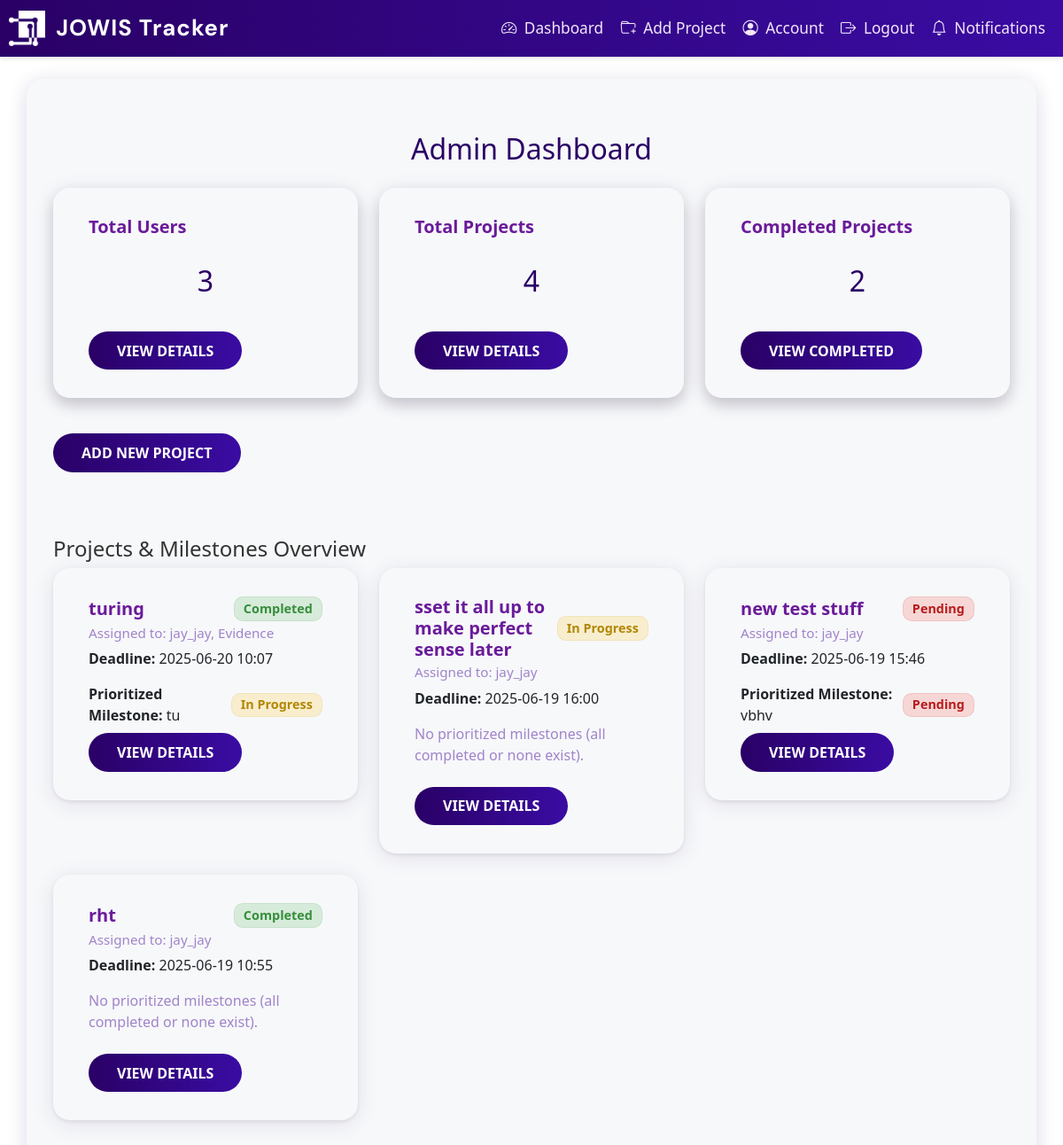
Before: /admin (signed in) with the older database file.
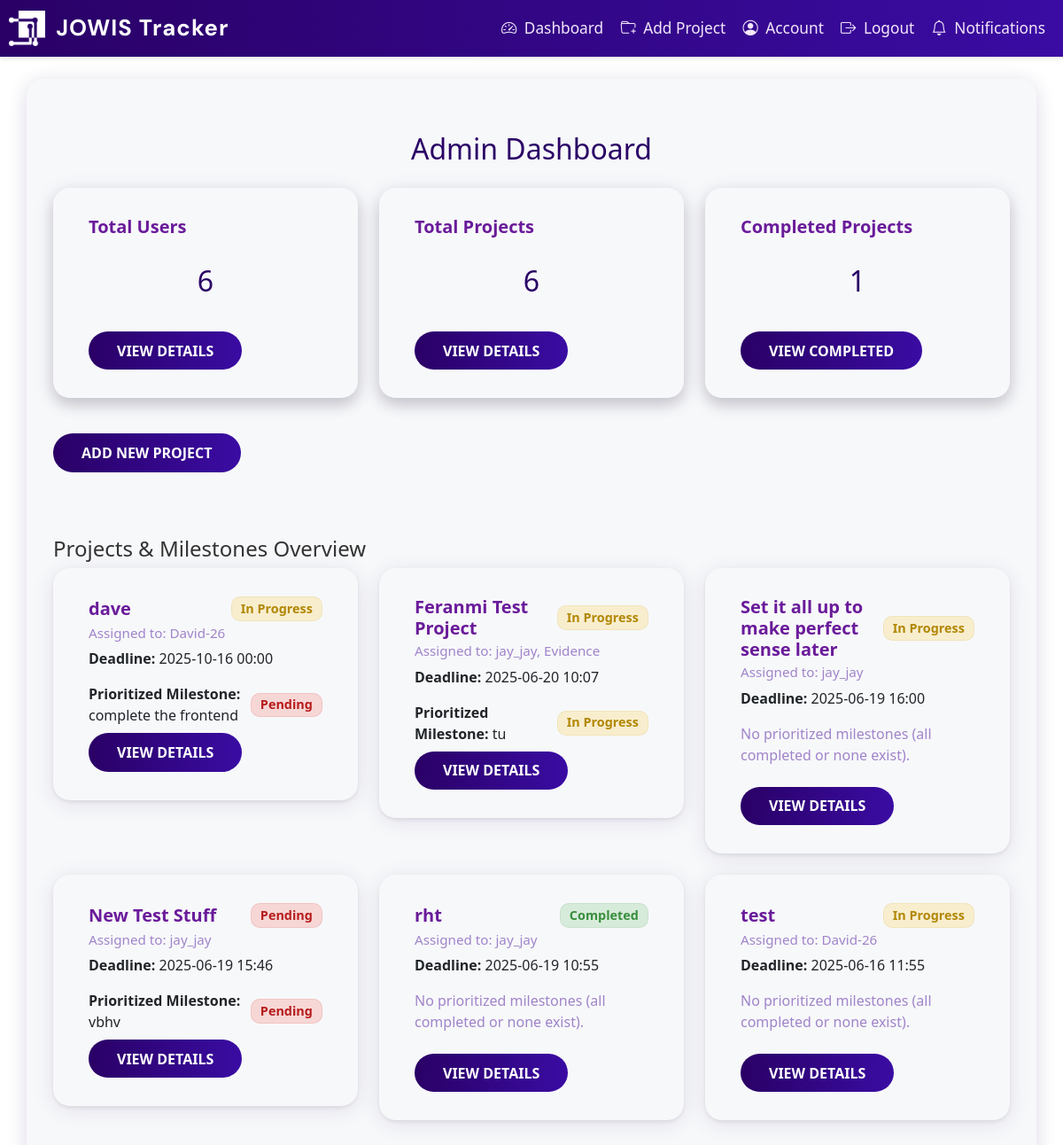
After: the same page with the newer database file.
### app/dbmodels.py (models this page shows, shortened)
class Project(db.Model):
    id = db.Column(db.Integer, primary_key=True, autoincrement=True)
    title = db.Column(db.String(150), nullable=False)
    description = db.Column(db.Text, nullable=False)
    tasks = db.relationship("Task", backref="project", cascade="all, delete-orphan", passive_deletes=True)
    milestones = db.relationship("Milestone", backref="project", cascade="all, delete-orphan", passive_deletes=True)
    deadline = db.Column(db.DateTime, nullable=False, default = datetime.now(timezone.utc)) # default to current time in UTC
    status = db.Column(db.String(20), nullable=False, default="Pending")
    comment = db.Column(db.Text, nullable=True)
    users = db.relationship(
        'User',
        secondary=project_users,
        back_populates='projects'
    )

class User(db.Model, UserMixin):
    id = db.Column(db.Integer, primary_key=True)
    username = db.Column(db.String(150), unique=True, nullable=False)
    email = db.Column(db.String(150), unique=True, nullable=False)
    password_hash = db.Column(db.String(150), nullable=False)
    tasks = db.relationship("Task", backref="assigned_to", cascade='all, delete-orphan',passive_deletes=True)
    role = db.Column(db.String(50), nullable=False, default="employee") # or admin
    must_change_password = db.Column(db.Boolean, default=True)
    projects = db.relationship(
        'Project',
        secondary=project_users,
        back_populates='users'
    )
    reset_code = db.Column(db.String(8), nullable=True)
    reset_code_expiry = db.Column(db.DateTime, nullable=True)

class Milestone(db.Model):
    id = db.Column(db.Integer, primary_key=True)
    name = db.Column(db.String(140), nullable=False)
    deadline = db.Column(db.DateTime, nullable=False)
    project_id = db.Column(db.Integer, db.ForeignKey("project.id", ondelete="CASCADE"), nullable=False) # ondelete="CASCADE" ensures that if a project is deleted, its milestones are also deleted
    tasks = db.relationship("Task", backref="milestone", lazy="dynamic")
    status = db.Column(db.String(20), nullable=False, default="Pending")

### app/routes.py (the view)
@main.route('/admin')
@login_required
def admin_dashboard():
    if current_user.role != "admin":
        abort(403)
    user_count = User.query.count()
    project_count = Project.query.count()
    completed_count = Project.query.filter_by(status='Completed').count()
    projects = Project.query.order_by(Project.deadline.desc()).all()
    return render_template(
        'admin_dashboard.html',
        user_count=user_count,
        project_count=project_count,
        completed_count=completed_count,
        projects=projects
    )

### app/templates/admin_dashboard.html (shortened to what this page needs)
{% extends "base.html" %}
{% block content %}
<div class="container mt-4">
  <h2 class="mb-4">Admin Dashboard</h2>
  <div class="row mb-4">
    <div class="col-md-4">
      <div class="card text-white bg-primary mb-3 shadow">
        <div class="card-body">
          <h5 class="card-title">Total Users</h5>
          <h2>{{ user_count }}</h2>
          <a
            href="{{ url_for('main.admin_users') }}"
            class="btn btn-light btn-sm mt-2"
            >View Details</a
          >
        </div>
      </div>
    </div>
    <div class="col-md-4">
      <div class="card text-white bg-info mb-3 shadow">
        <div class="card-body">
          <h5 class="card-title">Total Projects</h5>
          <h2>{{ project_count }}</h2>
          <a
            href="{{ url_for('main.admin_projects') }}"
            class="btn btn-light btn-sm mt-2"
            >View Details</a
          >
        </div>
      </div>
    </div>
    <div class="col-md-4">
      <div class="card text-white bg-success mb-3 shadow">
        <div class="card-body">
          <h5 class="card-title">Completed Projects</h5>
          <h2>{{ completed_count }}</h2>
          <a
            href="{{ url_for('main.admin_projects', status='Completed') }}"
            class="btn btn-light btn-sm mt-2"
            >View Completed</a
          >
        </div>
      </div>
    </div>
  </div>
  <a href="{{ url_for('main.add_project') }}" class="btn btn-primary mb-4"
    >Add New Project</a
  >
  <h4 class="mt-5">Projects & Milestones Overview</h4>
  <div class="row">
    {% for project in projects %}
    <div class="col-md-4">
      <div class="card mb-4 shadow-sm">
        <div class="card-body">
          <div class="d-flex justify-content-between align-items-center mb-2">
            <h5 class="card-title mb-0">{{ project.title }}</h5>
            {% if project.status == 'Completed' %}
              <span class="badge bg-success">{{ project.status }}</span>
            {% elif project.status == 'Pending' %}
              <span class="badge bg-danger">{{ project.status }}</span>
            {% elif project.status == 'In Progress' %}
              <span class="badge bg-warning text-dark">{{ project.status }}</span>
            {% else %}
              <span class="badge bg-secondary">Unknown</span>
            {% endif %}
          </div>
          <h6 class="card-subtitle mb-2 text-muted">
            Assigned to: {% for user in project.users %}{{ user.username }}{% if not loop.last %}, {% endif %}{% endfor %}
          </h6>
          <p>
            <strong>Deadline:</strong> {{ project.deadline.strftime('%Y-%m-%d %H:%M') if project.deadline else 'N/A' }}
          </p>
          {% set incomplete_milestones = project.milestones | selectattr('status', 'ne', 'Completed') | sort(attribute='deadline') | list %}
          {% if incomplete_milestones %}
            {% set urgent = incomplete_milestones[0] %}
            <div class="d-flex justify-content-between align-items-center">
              <p class="mb-0">
                <strong>Prioritized Milestone:</strong> {{ urgent.name }}
              </p>
              {% if urgent.status == 'Pending' %}
                <span class="badge bg-danger ms-2">{{ urgent.status }}</span>
              {% elif urgent.status == 'In Progress' %}
                <span class="badge bg-warning text-dark ms-2">{{ urgent.status }}</span>
              {% else %}
                <span class="badge bg-secondary ms-2">Unknown</span>
              {% endif %}
            </div>
          {% else %}
            <p class="text-muted">
              No prioritized milestones (all completed or none exist).
            </p>
          {% endif %}
          <a
            href="{{ url_for('main.admin_project_detail', project_id=project.id) }}"
            class="btn btn-primary btn-sm mt-2"
            >View Details</a
          >
        </div>
      </div>
    </div>
    {% endfor %}
  </div>
</div>
{% endblock %}

### app/templates/base.html (shortened to what this page needs)
<!DOCTYPE html>
<html lang="en">
  <head>
    <link
      href="https://cdn.jsdelivr.net/npm/bootstrap@5.3.0/dist/css/bootstrap.min.css"
      rel="stylesheet"
    />
     <link
      rel="stylesheet"
      href="{{ url_for('static', filename='style.css') }}"
    />
     <link
      rel="stylesheet"
      href="{{ url_for('static', filename='custom.css') }}"
    />
    <link
      rel="stylesheet"
      href="https://cdn.jsdelivr.net/npm/bootstrap-icons@1.10.5/font/bootstrap-icons.css"
    />
  </head>
  <body class="bg-light">
    {% include "_navbar.html" %}
    <div class="container p-0">
       {% block content %}{% endblock %}
    </div>
  </body>
  </html>

### app/templates/_navbar.html (shortened to what this page needs)
<nav class="navbar navbar-expand-lg custom-navbar border-bottom shadow-sm mb-4">
  <img
    class="logo img-fluid"
    src="{{ url_for('static', filename='img/jowis-logo2.png') }}"
    alt="Logo"
    style="max-height: 40px; width: auto"
  />
  <div class="container-fluid">
    <a class="navbar-brand fw-bold" href="{{ url_for('main.index') }}">
      JOWIS Tracker
    </a>
    <div class="collapse navbar-collapse justify-content-end" id="navbarNav">
      <ul class="navbar-nav">
        <li class="nav-item">
          <a class="nav-link" href="{{ url_for('main.go_dashboard') }}">
            <i class="bi bi-speedometer2 me-1"></i> Dashboard
          </a>
        </li>
        <li class="nav-item">
          <a class="nav-link" href="{{ url_for('main.add_project') }}">
            <i class="bi bi-folder-plus me-1"></i> Add Project
          </a>
        </li>
        <li class="nav-item">
          <a class="nav-link" href="{{ url_for('main.account') }}">
            <i class="bi bi-person-circle me-1"></i> Account
          </a>
        </li>
        <li class="nav-item">
          <a class="nav-link" href="#" data-bs-toggle="modal" data-bs-target="#logoutModal" onclick="event.preventDefault();">
            <i class="bi bi-box-arrow-right me-1"></i> Logout
          </a>
        </li>
        <li class="nav-item">
          <a class="nav-link" href="{{ url_for('main.notifications') }}">
            <i class="bi bi-bell me-1"></i> Notifications {% set unread =
          </a>
        </li>
      </ul>
    </div>
  </div>
</nav>

### app/static/style.css (style rules this page uses)
body { background: #fff !important; font-family: "Segoe UI", Tahoma, Geneva, Verdana, sans-serif; color: #333; margin: 0; padding: 0; }
.card, .card-body, .card-header.bg-primary, .signup-container, .signup-container-1, .form-container, .container-login, .container-signup { background: #f7f8fa !important; border-radius: 1.2rem; box-shadow: 0 4px 24px rgba(42, 0, 102, 0.08); border: none; }
.custom-navbar { background: linear-gradient(90deg, #2a0066 0%, #3a0ca3 100%); min-height: 64px; border-radius: 0 0 1rem 1rem; box-shadow: 0 2px 12px rgba(42, 0, 102, 0.08); }
.btn, input[type="submit"], .submit, .btn-primary, .btn-outline-primary, .button { background: linear-gradient(90deg, #2a0066 0%, #3a0ca3 100%); color: #fff !important; border: none; transition: background 0.2s; }
body, body.bg-light, body.bg-gradient, body.bg-purple, body.bg-pink { background: #fff !important; }
.container, .container-login, .container-signup, .signup-container, .signup-container-1, .form-container { background: #f7f8fa !important; box-shadow: 0 4px 24px rgba(42, 0, 102, 0.08); border-radius: 1.2rem; }
h2, .signup-container h2 { color: #2a0066; text-align: center; margin-bottom: 30px; }
h2 { text-align: center; margin-bottom: 20px; color: #333; }
body { font-family: "Segoe UI", Tahoma, Geneva, Verdana, sans-serif; background-color: #f0f2f5; margin: 0; }
h2 { margin-bottom: 25px; color: #333; }
a { color: #007bff; text-decoration: none; }
body { background-color: #f2f2f2; font-family: Arial, sans-serif; margin: 0; }
body { background-color: #f4f6f8; font-family: "Segoe UI", Tahoma, Geneva, Verdana, sans-serif; color: #333; margin: 0; padding: 0; }
.container { padding: 30px; border-radius: 12px; }
h2 { text-align: center; margin-bottom: 30px; color: #2c3e50; }
body { font-family: "Segoe UI", Tahoma, Geneva, Verdana, sans-serif; background-color: #f4f6f8; margin: 0; }
h2 { text-align: center; color: #333; margin-top: 30px; }
.logo { display: block; margin: 0 auto; max-width: 20rem; height: 5rem; padding-left: 10px; }
.logo { height: 50px; width: 120px; }
.card { border: none; border-radius: 1rem; box-shadow: 0 2px 12px rgba(33, 150, 243, 0.08); transition: transform 0.15s, box-shadow 0.15s; background: #fff; }
.card-title { color: #880da1; font-weight: 600; }
.card-subtitle { color: #546e7a; font-size: 0.95rem; }
.badge { align-items: center; font-size: 0.9em; padding: 0.4em 0.7em; border-radius: 0.7em; }
.btn-primary, .btn-outline-primary { background: linear-gradient(90deg, #ad19d2 0%, #9042f5 100%); border: none; color: #fff; font-weight: 500; transition: background 0.2s; }
.text-muted { color: #90a4ae !important; }
body { background: linear-gradient(120deg, #e3e6fd 0%, #cebbfb 100%); }
.custom-navbar { background: linear-gradient(90deg, #9119d2 0%, #8442f5 100%); min-height: 100px; box-shadow: 0 2px 12px rgba(33, 150, 243, 0.08); }
.custom-navbar .navbar-brand { color: #fff !important; font-size: 1.6rem; letter-spacing: 1px; display: flex; align-items: center; }
.custom-navbar .nav-link { color: #e3f2fd !important; font-weight: 500; font-size: 1.08rem; transition: color 0.2s, background 0.2s; border-radius: 0.5rem; padding: 0.5rem 1rem; margin-left: 0.2rem; }
.card { border-radius: 1.2rem; box-shadow: 0 4px 24px rgba(33, 150, 243, 0.1); border: none; background: #fff; }
.card-body { padding: 2rem 2.5rem; }
.btn, input[type="submit"] { border-radius: 2em; font-weight: 600; padding: 0.6em 2em; background: linear-gradient(90deg, #5d19d2 0%, #7842f5 100%); color: #fff; border: none; transition: background 0.2s; }

### app/templates/admin_dashboard.html (style rules this page uses)
body { background-color: red; }

Changed rows visible on the page:
added Project: title "dave", status "In Progress", deadline "2025-10-16 00:00"
added User: username "David-26"
added Milestone: name "complete the frontend", status "Pending"
changed Project: title "turing" → "Feranmi Test Project"; status "Completed" → "In Progress"
changed Project: title "sset it all up to make perfect sense later" → "Set it all up to make perfect sense later"
changed Project "Pending": title "new test stuff" → "New Test Stuff"
added Project: title "test", status "In Progress", deadline "2025-06-16 11:55", shows "No prioritized milestones (all completed or none exist)."
Other visible differences:
{{ user_count }}: "3" → "6"
{{ project_count }}: "4" → "6"
{{ completed_count }}: "2" → "1"
